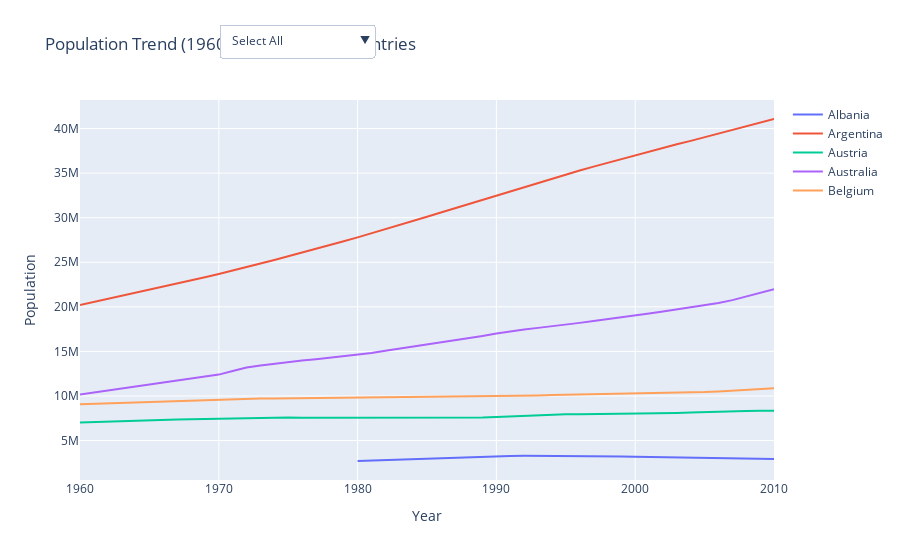

The notebook cell this image was saved under:
### Code cell
countries = df['country'].unique()

# Plot 1: Population Trend with Dropdown
fig1 = go.Figure()

# Add traces for all countries
for country in countries:
    df_country = df[df['country'] == country][['year', 'population']]
    fig1.add_trace(
        go.Scatter(
            x=df_country['year'],
            y=df_country['population'],
            name=country,
            visible=False  # Initially hidden
        )
    )

# Set default visible countries (e.g., first 5 countries)
default_countries = countries[:5]
for i, country in enumerate(countries):
    if country in default_countries:
        fig1.data[i].visible = True

# Create dropdown buttons
buttons = [
    {
        'method': 'update',
        'label': 'Select All',
        'args': [{'visible': [True] * len(countries)}, {'title': 'Population Trend (1960-2010) - All Countries'}]
    },
    {
        'method': 'update',
        'label': 'Select None',
        'args': [{'visible': [False] * len(countries)}, {'title': 'Population Trend (1960-2010) - No Countries Selected'}]
    }
]

# Add individual country buttons
for i, country in enumerate(countries):
    visible = [False] * len(countries)
    visible[i] = True
    buttons.append({
        'method': 'update',
        'label': country,
        'args': [{'visible': visible}, {'title': f'Population Trend (1960-2010) - {country}'}]
    })

# Update layout with dropdown
fig1.update_layout(
    title='Population Trend (1960-2010) - Select Countries',
    xaxis_title='Year',
    yaxis_title='Population',
    hovermode='x unified',
    updatemenus=[
        {
            'buttons': buttons,
            'direction': 'down',
            'showactive': True,
            'x': 0.2,
            'xanchor': 'left',
            'y': 1.2,
            'yanchor': 'top'
        }
    ]
)
